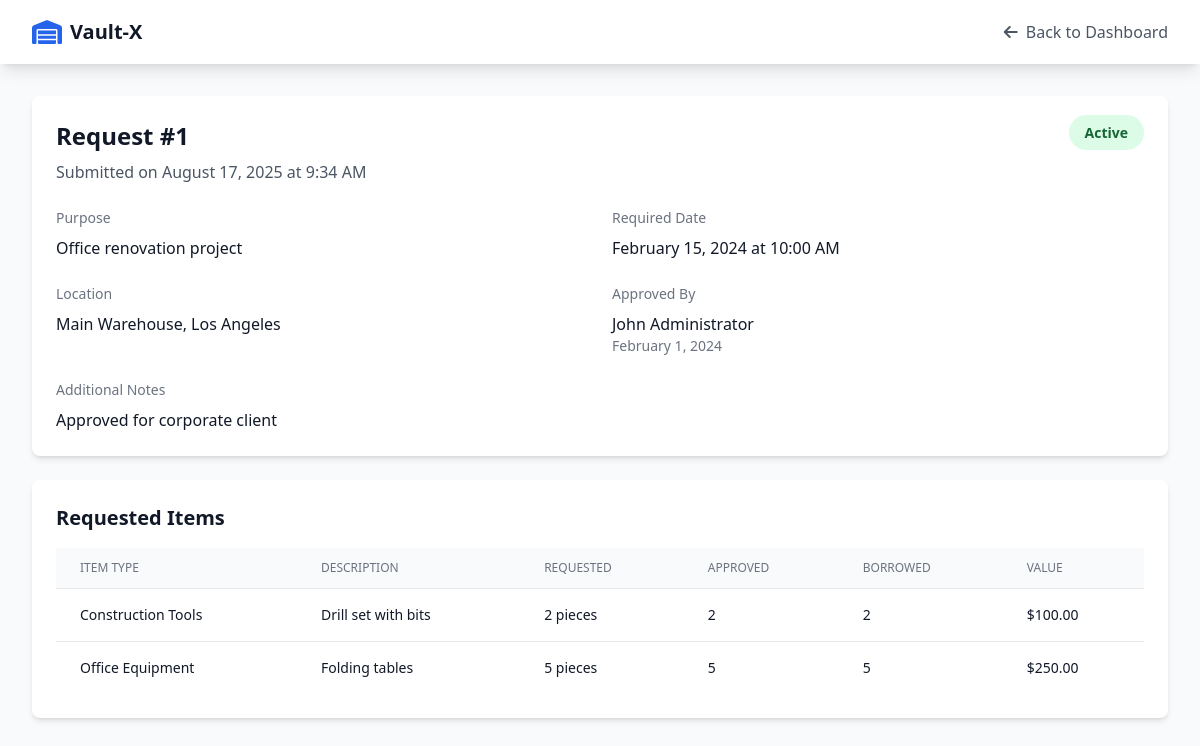
Page /customer-side/request-detail.php?id=1 (signed in) on the earlier database version.
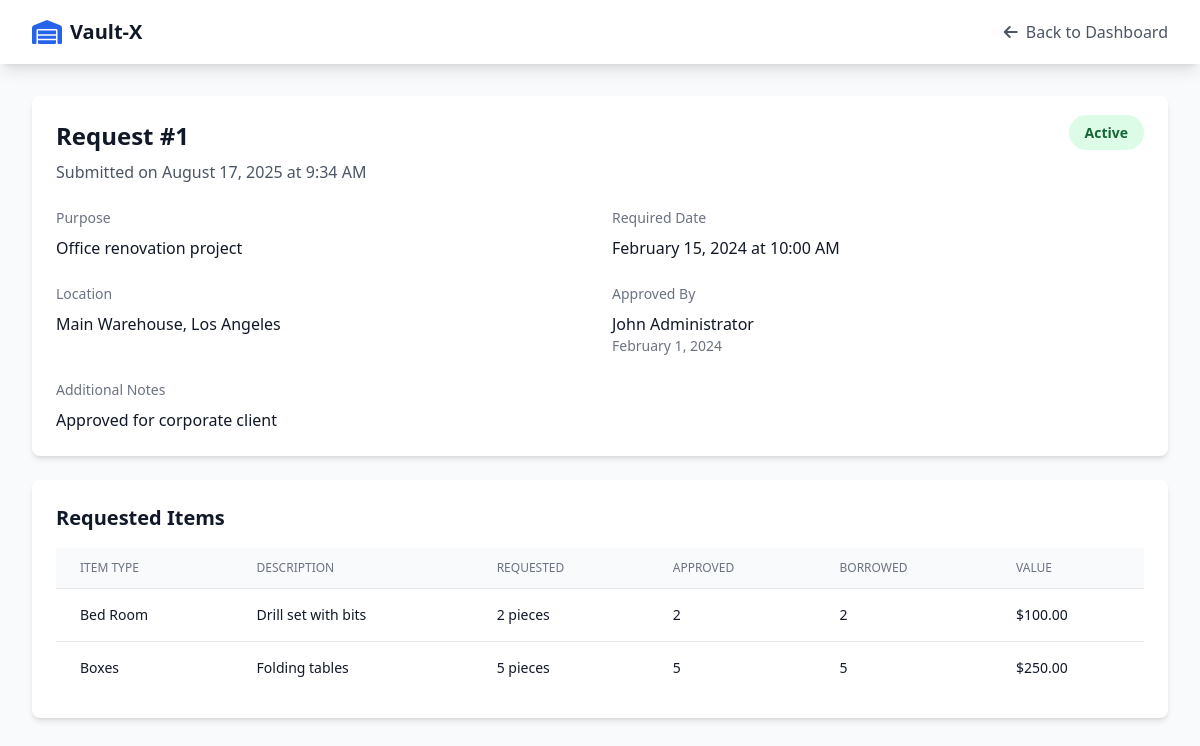
Same page on the later database version.
### tables this page shows
CREATE TABLE Borrowing_Items (
    id INT PRIMARY KEY AUTO_INCREMENT,
    borrowing_request_id INT,
    item_type_id INT,
    item_description VARCHAR(255),  
    quantity_requested INT,
    quantity_approved INT,
    quantity_borrowed INT,
    estimated_value DECIMAL(10,2),
    FOREIGN KEY (borrowing_request_id) REFERENCES Borrowing_Request(id),
    FOREIGN KEY (item_type_id) REFERENCES Borrowing_Item_Types(id)
);

CREATE TABLE Borrowing_Item_Types (
    id INT PRIMARY KEY AUTO_INCREMENT,
    name VARCHAR(100),
    description TEXT,
    unit VARCHAR(50),
    estimated_value DECIMAL(10,2),
    created_at DATETIME DEFAULT CURRENT_TIMESTAMP
);

### customer-side/request-detail.php (the view, shortened to what the changed rows need)
<?php
require_once '../includes/config.php';
$customer_id = $_SESSION['customer_id'];
$request_id = $_GET['id'] ?? null;
$stmt = $pdo->prepare("
    SELECT br.*,
           c.name as customer_name,
           c.email as customer_email,
           e.name as employee_name,
           l.name as location_name,
           l.city as location_city,
           a.name as approved_by_name
    FROM Borrowing_Request br
    LEFT JOIN Customer c ON br.customer_id = c.id
    LEFT JOIN Employee e ON br.employee_id = e.id
    LEFT JOIN Location l ON br.location_id = l.id
    LEFT JOIN Admin a ON br.approved_by = a.id
    WHERE br.id = ? AND br.customer_id = ?
");
$stmt->execute([$request_id, $customer_id]);
$request = $stmt->fetch();
$itemsStmt = $pdo->prepare("
    SELECT bi.*, bit.name as type_name, bit.unit
    FROM Borrowing_Items bi
    LEFT JOIN Borrowing_Item_Types bit ON bi.item_type_id = bit.id
    WHERE bi.borrowing_request_id = ?
");
$itemsStmt->execute([$request_id]);
$items = $itemsStmt->fetchAll();
?>
<!DOCTYPE html>
<html lang="en">
<head>
    <script src="https://cdn.tailwindcss.com"></script>
    <link href="https://cdnjs.cloudflare.com/ajax/libs/font-awesome/6.0.0/css/all.min.css" rel="stylesheet">
    <link rel="stylesheet" href="style.css">
</head>
<body class="bg-gray-50">
    <div class="max-w-7xl mx-auto px-4 sm:px-6 lg:px-8 py-8">
        <div class="bg-white rounded-lg shadow-md p-6 mb-6">
            <div class="flex justify-between items-start mb-4">
                <div>
                    <h1 class="text-2xl font-bold text-gray-900 mb-2">Request #<?php echo $request['id']; ?></h1>
                </div>
            </div>
        </div>
        <div class="bg-white rounded-lg shadow-md p-6 mb-6">
            <h2 class="text-xl font-bold text-gray-900 mb-4">Requested Items</h2>
            <div class="overflow-x-auto">
                <table class="min-w-full divide-y divide-gray-200">
                    <thead class="bg-gray-50">
                        <tr>
                            <th class="px-6 py-3 text-left text-xs font-medium text-gray-500 uppercase">Item Type</th>
                            <th class="px-6 py-3 text-left text-xs font-medium text-gray-500 uppercase">Description</th>
                            <th class="px-6 py-3 text-left text-xs font-medium text-gray-500 uppercase">Requested</th>
                            <th class="px-6 py-3 text-left text-xs font-medium text-gray-500 uppercase">Approved</th>
                            <th class="px-6 py-3 text-left text-xs font-medium text-gray-500 uppercase">Borrowed</th>
                            <th class="px-6 py-3 text-left text-xs font-medium text-gray-500 uppercase">Value</th>
                        </tr>
                    </thead>
                    <tbody class="bg-white divide-y divide-gray-200">
                        <?php foreach ($items as $item): ?>
                        <tr>
                            <td class="px-6 py-4 whitespace-nowrap text-sm font-medium text-gray-900">
                                <?php echo htmlspecialchars($item['type_name'] ?? 'N/A'); ?>
                            </td>
                            <td class="px-6 py-4 text-sm text-gray-900">
                                <?php echo htmlspecialchars($item['item_description']); ?>
                            </td>
                            <td class="px-6 py-4 whitespace-nowrap text-sm text-gray-900">
                                <?php echo $item['quantity_requested']; ?> <?php echo htmlspecialchars($item['unit'] ?? 'pcs'); ?>
                            </td>
                            <td class="px-6 py-4 whitespace-nowrap text-sm text-gray-900">
                                <?php echo $item['quantity_approved'] ?? '-'; ?>
                            </td>
                            <td class="px-6 py-4 whitespace-nowrap text-sm text-gray-900">
                                <?php echo $item['quantity_borrowed'] ?? '-'; ?>
                            </td>
                            <td class="px-6 py-4 whitespace-nowrap text-sm text-gray-900">
                                $<?php echo number_format($item['estimated_value'], 2); ?>
                            </td>
                        </tr>
                        <?php endforeach; ?>
                    </tbody>
                </table>
            </div>
        </div>
    </div>
</body>
</html>

Differences in the rows shown:
changed through a linked row, borrowing_items "Drill set with bits": item_type.name "Construction Tools" → "Bed Room"
changed through a linked row, borrowing_items "Folding tables": item_type.name "Office Equipment" → "Boxes"
